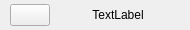
<?xml version="1.0" encoding="UTF-8"?>
<ui version="4.0">
 <class>TNMessageBox</class>
 <widget class="QWidget" name="TNMessageBox">
  <property name="geometry">
   <rect>
    <x>0</x>
    <y>0</y>
    <width>190</width>
    <height>30</height>
   </rect>
  </property>
  <property name="windowTitle">
   <string>TNMessageBox</string>
  </property>
  <layout class="QHBoxLayout" name="horizontalLayout_2">
   <property name="leftMargin">
    <number>0</number>
   </property>
   <property name="topMargin">
    <number>0</number>
   </property>
   <property name="rightMargin">
    <number>0</number>
   </property>
   <property name="bottomMargin">
    <number>0</number>
   </property>
   <item>
    <layout class="QHBoxLayout" name="horizontalLayout" stretch="0,0,1,0">
     <property name="spacing">
      <number>6</number>
     </property>
     <item>
      <spacer name="horizontalSpacer">
       <property name="orientation">
        <enum>Qt::Horizontal</enum>
       </property>
       <property name="sizeHint" stdset="0">
        <size>
         <width>10</width>
         <height>20</height>
        </size>
       </property>
      </spacer>
     </item>
     <item>
      <widget class="QPushButton" name="pushButton_MessageBox">
       <property name="text">
        <string/>
       </property>
      </widget>
     </item>
     <item>
      <widget class="QLabel" name="lineEdit_MessageBox">
       <property name="text">
        <string>TextLabel</string>
       </property>
       <property name="alignment">
        <set>Qt::AlignCenter</set>
       </property>
      </widget>
     </item>
     <item>
      <spacer name="horizontalSpacer_2">
       <property name="orientation">
        <enum>Qt::Horizontal</enum>
       </property>
       <property name="sizeHint" stdset="0">
        <size>
         <width>10</width>
         <height>20</height>
        </size>
       </property>
      </spacer>
     </item>
    </layout>
   </item>
  </layout>
 </widget>
 <layoutdefault spacing="6" margin="11"/>
 <resources/>
 <connections/>
</ui>
